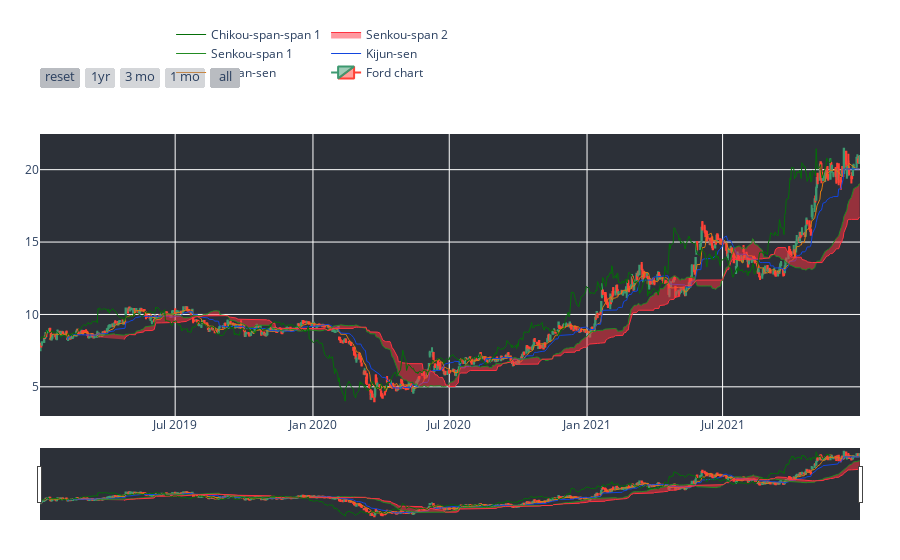

This figure's notebook cell:
### Code cell
iplot(fig, filename = 'candlestick-ichimoku' )

### Figure 1 — Plotly figure (JSON) as saved in the notebook; plotly's stock layout.template omitted (floating-point values rounded to 4 significant figures; data arrays with more than 128 entries replaced by an {"elided": "..."} marker saying what was removed)
{"data": [{"close": {"elided": "757 float values"}, "high": {"elided": "757 float values"}, "low": {"elided": "757 float values"}, "name": "Ford chart", "open": {"elided": "757 float values"}, "type": "candlestick", "x": {"elided": "757 str values"}, "yaxis": "y2"}, {"line": {"width": 1}, "marker": {"color": "#de7b12"}, "mode": "lines", "name": "Tenkan-sen", "type": "scatter", "x": {"elided": "757 str values"}, "y": {"elided": "757 float values"}, "yaxis": "y2"}, {"line": {"width": 1}, "marker": {"color": "#1245de"}, "mode": "lines", "name": "Kijun-sen", "type": "scatter", "x": {"elided": "757 str values"}, "y": {"elided": "757 float values"}, "yaxis": "y2"}, {"line": {"width": 1}, "marker": {"color": "#228B22"}, "mode": "lines", "name": "Senkou-span 1", "type": "scatter", "x": {"elided": "757 str values"}, "y": {"elided": "757 float values"}, "yaxis": "y2"}, {"fill": "tonexty", "line": {"width": 1}, "marker": {"color": "#FF3341"}, "mode": "lines", "name": "Senkou-span 2", "type": "scatter", "x": {"elided": "757 str values"}, "y": {"elided": "757 float values"}, "yaxis": "y2"}, {"line": {"width": 1}, "marker": {"color": "#046e08"}, "mode": "lines", "name": "Chikou-span-span 1", "type": "scatter", "x": {"elided": "757 str values"}, "y": {"elided": "757 float values"}, "yaxis": "y2"}], "layout": {"legend": {"orientation": "h", "x": 0.3, "y": 0.9, "yanchor": "bottom"}, "margin": {"b": 40, "l": 40, "r": 40, "t": 40}, "plot_bgcolor": "rgb(44, 48, 56)", "xaxis": {"rangeselector": {"bgcolor": "rgba(148, 152, 161, 0.4)", "buttons": [{"count": 1, "label": "reset", "step": "all"}, {"count": 1, "label": "1yr", "step": "year", "stepmode": "backward"}, {"count": 3, "label": "3 mo", "step": "month", "stepmode": "backward"}, {"count": 1, "label": "1 mo", "step": "month", "stepmode": "backward"}, {"step": "all"}], "font": {"size": 13}, "visible": true, "x": 0, "y": 0.9}}, "yaxis": {"domain": [0, 0.2], "showticklabels": false}, "yaxis2": {"domain": [0.2, 0.8]}}}
